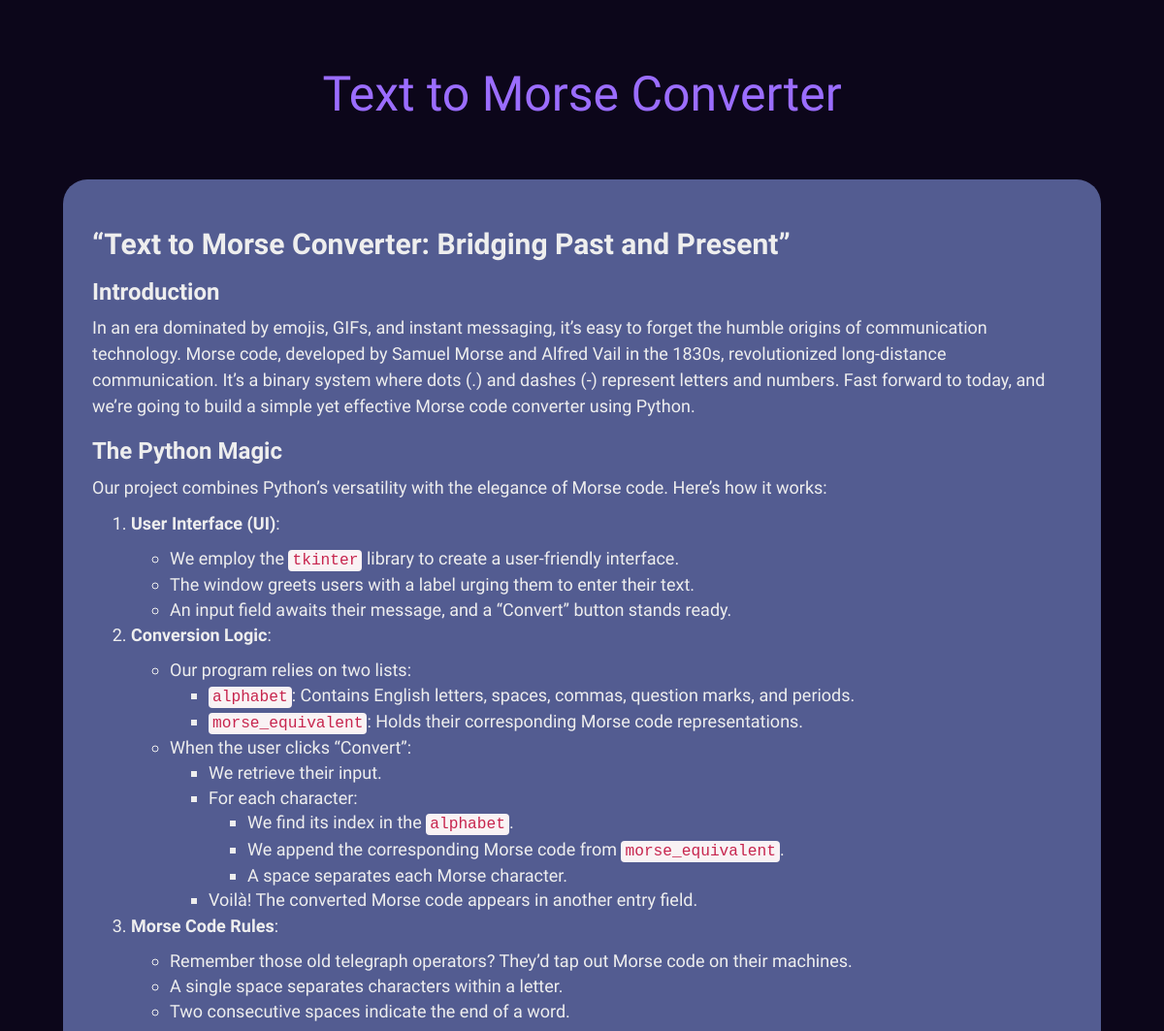
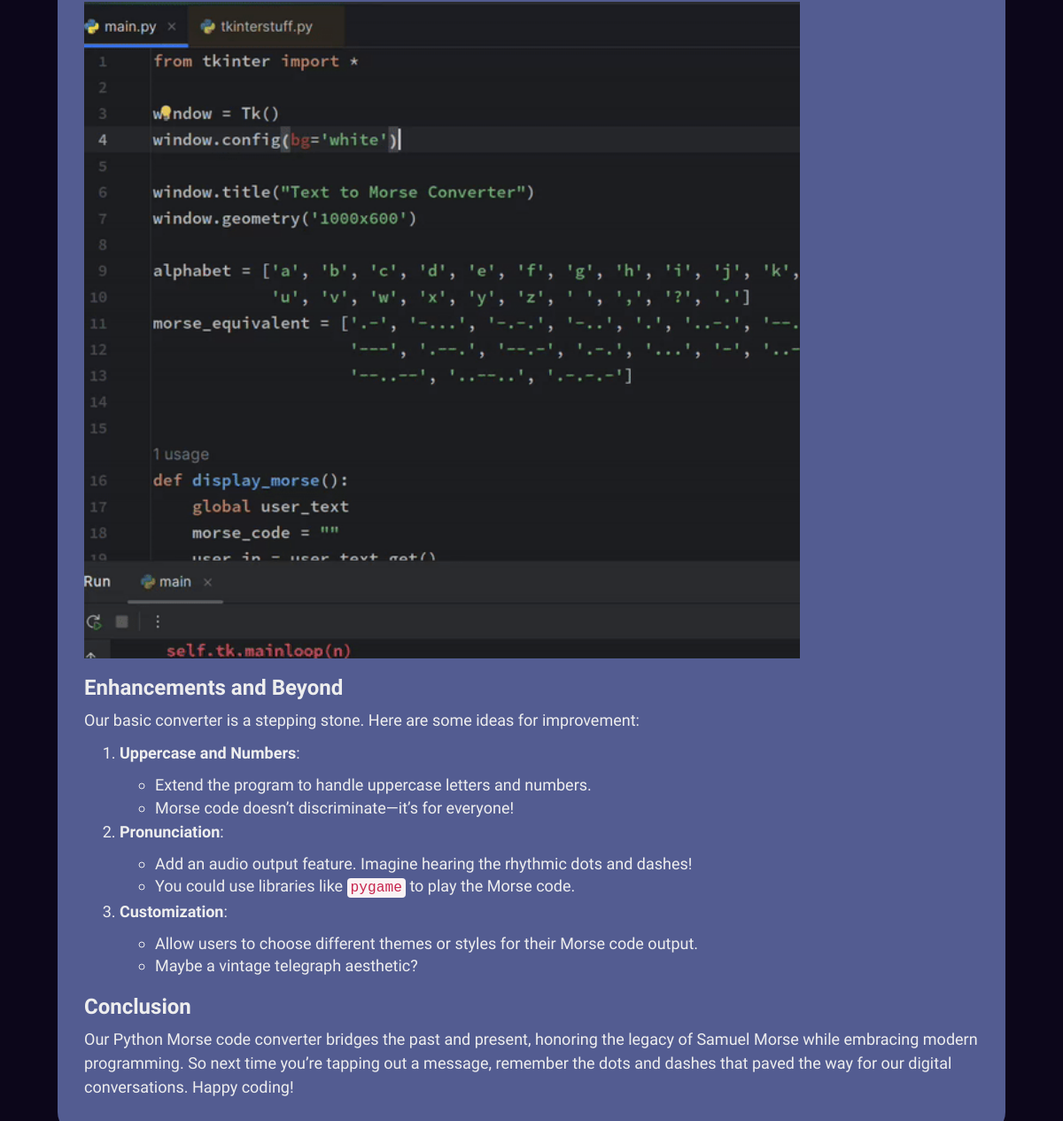
Page /project/text_to_morse on the committed database (2 pictures, top to bottom).
### main.py (models this page shows)
class Projects(db.Model):
    id: Mapped[int] = mapped_column(primary_key=True)
    name: Mapped[str] = mapped_column(nullable=False)
    description: Mapped[str] = mapped_column(nullable=False)
    link_name: Mapped[str] = mapped_column(nullable=False)
    link_path: Mapped[str] = mapped_column(nullable=False)
    content: Mapped[str] = mapped_column(unique=False, nullable=False)

### main.py (the view)
    @app.route("/project/<post_path>", methods=['POST', 'GET'])
    def show_post(post_path):
        login_status = current_user.is_authenticated
        name = Projects.query.filter_by(link_path=post_path).first().name
        content = Projects.query.filter_by(link_path=post_path).first().content
        return render_template('posts.html', path=post_path, name=name, content=content, status=login_status)

### templates/posts.html (shortened to what this page needs)
{% extends 'bootstrap/base.html' %}
{% block styles %}
  {{ super() }}
  <link rel="stylesheet" href="{{ url_for('static', filename='css/styles.css') }}">
{% endblock %}
{% block content %}
<div class="container">
    <div class="row">
        <div class="col-lg-12 col-md-12 col-sm-12">
            <h1 id="post-hdn">{{ name }}</h1>
        </div>
        <div class="col-lg-12 col-md-12 col-sm-12" id="post-content">
            <p>{{ content|safe }}</p>
        </div>
    </div>
</div>
{% endblock %}

### static/css/styles.css (style rules this page uses)
html { background-color: #0c061a; }
p { line-height: 1.5; }
body { background-color: #0c061a; }
.row { padding: 5rem; }
.container { font-size: 1.8rem; color: #EEEEEE; }
#post-content { font-family: 'Dosis', sans-serif; border-radius: 25px; background-color: #535C91; padding: 30px 30px 30px 30px; }
#post-hdn { font-family: "Salsa", sans-serif; max-width: fit-content; margin-left: auto; margin-right: auto; color: #9B6DFF; font-size: 50px !important; font-size: 40px; padding-bottom: 50px; }
#post-content img { width: 80%; height: 80%; margin-left: auto; margin-right: auto; object-fit: cover; overflow: hidden; }

### rows in the picture
Projects: name "Text to Morse Converter", content "“Text to Morse Converter: Bridging Past and Present” Introduction In an era dominated by emojis, GIFs, and instant messaging, it’s easy to forget the humble origins of communication technology. Morse code, developed by Samuel Morse and Alfred Vail in the 1830s, revolutionized long-distance communication. It’s a binary system where dots (.) and dashes (-) represent letters and numbers. Fast forward to today, and we’re going to build a simple yet effective Morse code converter using Python. The Python Magic Our project combines Python’s versatility with the elegance of Morse code. Here’s how it works: User Interface (UI) : We employ the tkinter library to create a user-friendly interface. The…", content (picture)
